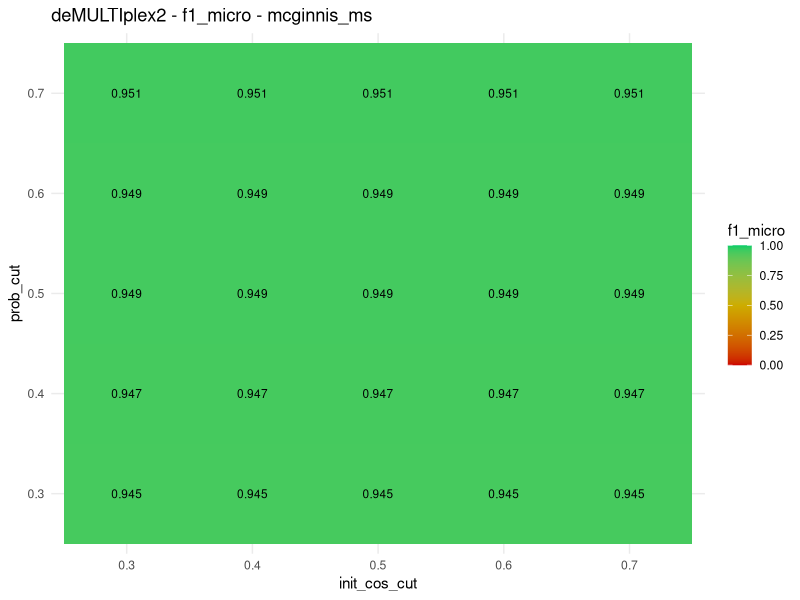
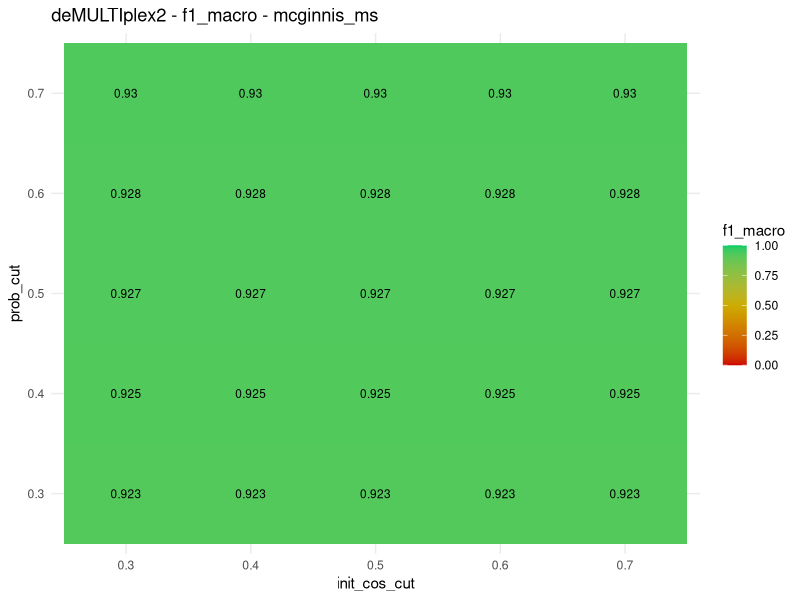
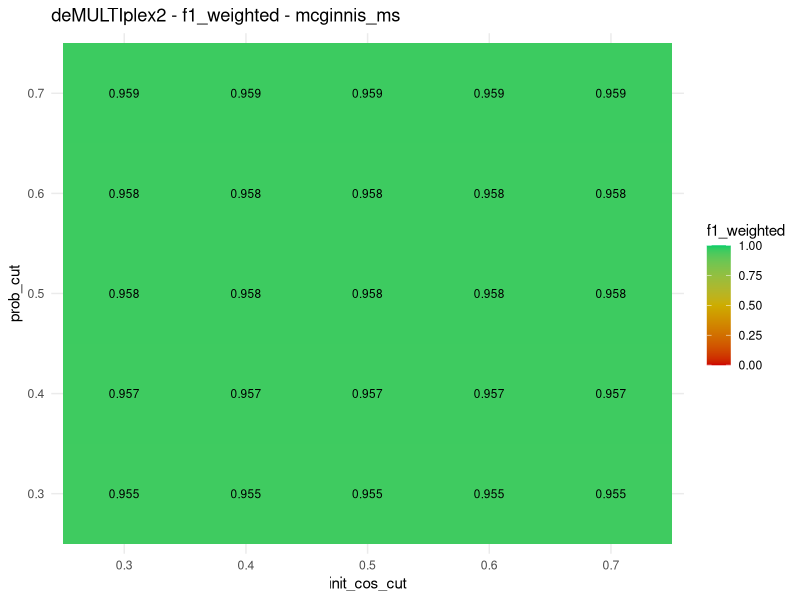
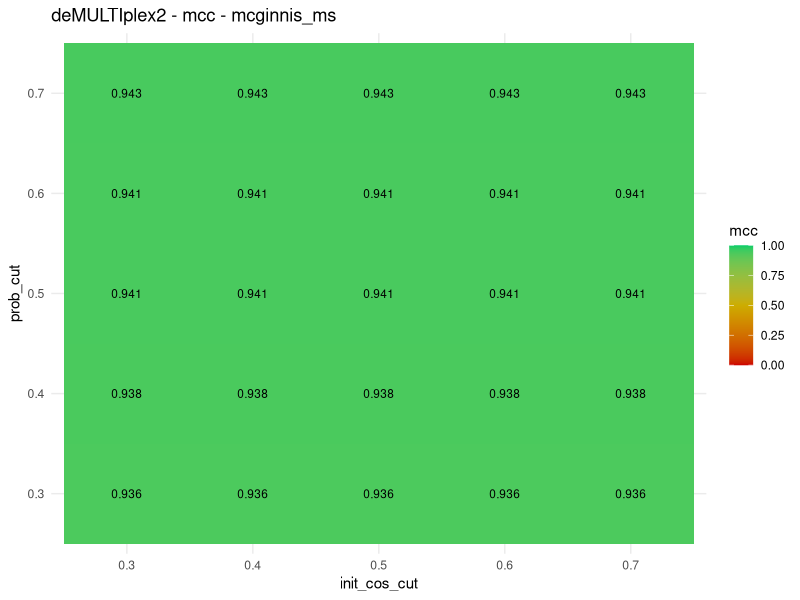
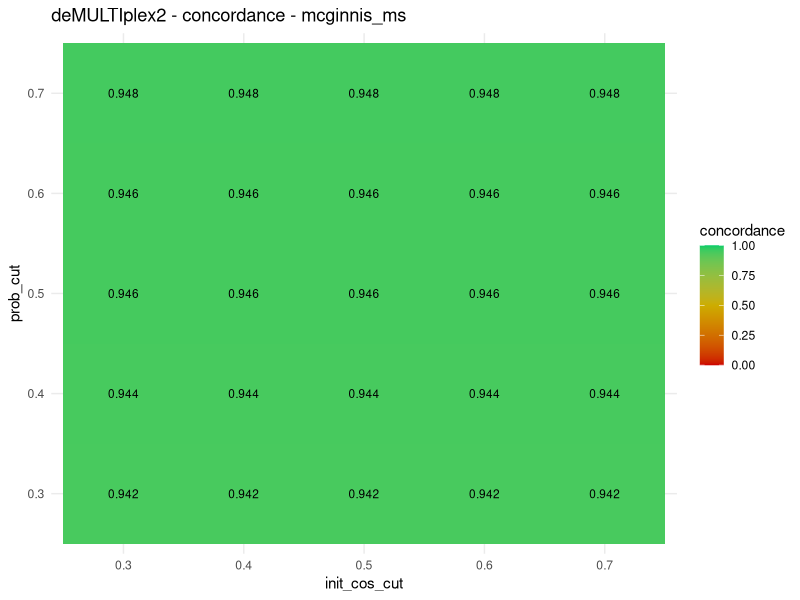
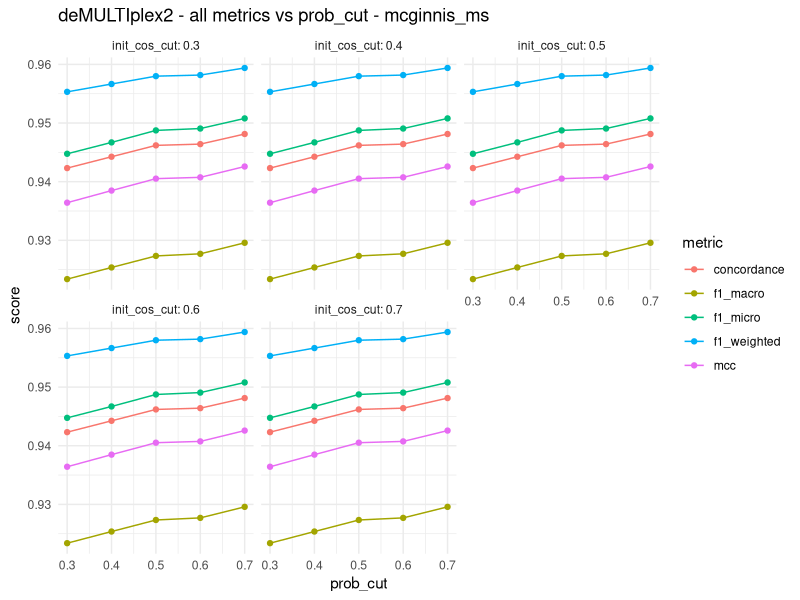
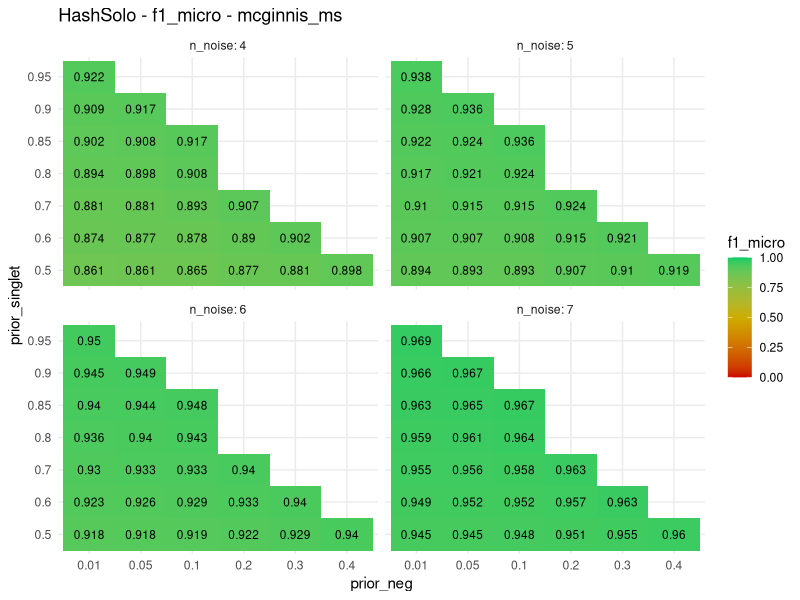
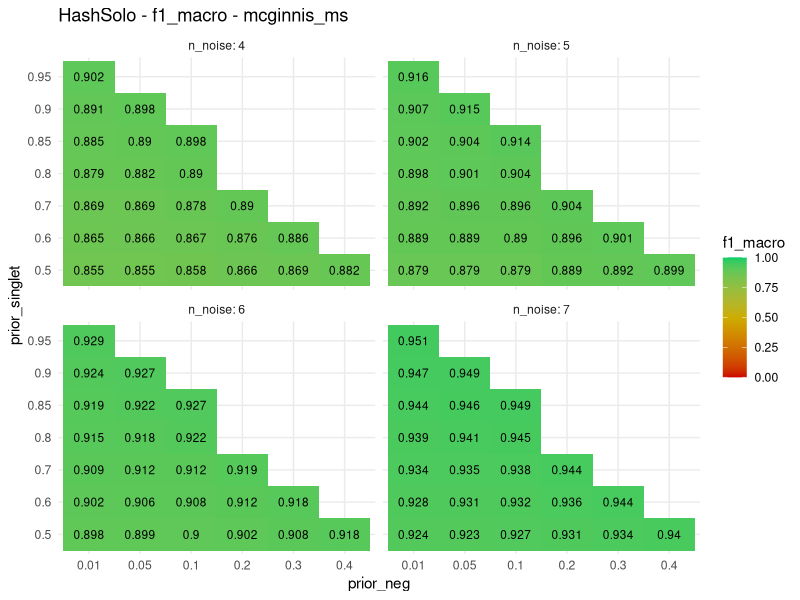

The R source for these figures, in order:
#Script to plot scores

# TO RUN:
#        conda activate demux-r
#        Rscript analysis/parameter_analysis/sensitivity_plot.R

library(ggplot2)
library(tidyverse)

#load results
dm2_ms_df <- read.csv('analysis/parameter_analysis/dm2_mcginnis_ms.csv')
dm2_ab_df <- read.csv('analysis/parameter_analysis/dm2_mcginnis_ab.csv')
hashsolo_ms_df <- read.csv('analysis/parameter_analysis/hashsolo_mcginnis_ms.csv')
hashsolo_ab_df <- read.csv('analysis/parameter_analysis/hashsolo_mcginnis_ab.csv')

dir.create('analysis/parameter_analysis/figures', recursive = TRUE, showWarnings = FALSE)

metrics <- c('f1_micro', 'f1_macro', 'f1_weighted', 'mcc', 'concordance')

plot_dm2_heatmaps <- function(df, dataset) {
  for (metric in metrics) {
    p <- ggplot(df, aes(x = factor(init_cos_cut), y = factor(prob_cut), fill = .data[[metric]])) +
      geom_tile() +
      geom_text(aes(label = round(.data[[metric]], 3)), size = 3) +
      scale_fill_gradient2(low = 'red3', mid = 'gold3', high = 'springgreen3',
                           midpoint = 0.5, limits = c(0, 1)) +
      labs(title = paste('deMULTIplex2 -', metric, '-', dataset),
           x = 'init_cos_cut', y = 'prob_cut') +
      theme_minimal()
    ggsave(paste0('analysis/parameter_analysis/figures/dm2_', metric, '_', dataset, '.pdf'), p)
    print(p)
  }
}

plot_dm2_lineplots <- function(df, dataset) {
  dm2_long <- df %>%
    pivot_longer(cols = c(f1_micro, f1_macro, f1_weighted, mcc, concordance),
                 names_to = 'metric', values_to = 'score')
  p <- ggplot(dm2_long, aes(x = prob_cut, y = score, color = metric, group = metric)) +
    geom_line() +
    geom_point() +
    facet_wrap(~ init_cos_cut, labeller = label_both) +
    labs(title = paste('deMULTIplex2 - all metrics vs prob_cut -', dataset),
         x = 'prob_cut', y = 'score') +
    theme_minimal()
  ggsave(paste0('analysis/parameter_analysis/figures/dm2_lineplots_', dataset, '.pdf'), p, width = 12, height = 8)
  print(p)
}

plot_hsolo_heatmaps <- function(df, dataset) {
  for (metric in metrics) {
    p <- ggplot(df, aes(x = factor(prior_neg), y = factor(prior_singlet), fill = .data[[metric]])) +
      geom_tile() +
      geom_text(aes(label = round(.data[[metric]], 3)), size = 3) +
      scale_fill_gradient2(low = 'red3', mid = 'gold3', high = 'springgreen3',
                           midpoint = 0.5, limits = c(0, 1)) +
      facet_wrap(~ n_noise, labeller = label_both) +
      labs(title = paste('HashSolo -', metric, '-', dataset),
           x = 'prior_neg', y = 'prior_singlet') +
      theme_minimal()
    ggsave(paste0('analysis/parameter_analysis/figures/hashsolo_', metric, '_', dataset, '.pdf'), p)
    print(p)
  }
}

plot_hsolo_lineplots <- function(df, dataset) {
  hashsolo_long <- df %>%
    pivot_longer(cols = c(f1_micro, f1_macro, f1_weighted, mcc, concordance),
                 names_to = 'metric', values_to = 'score')
  p <- ggplot(hashsolo_long, aes(x = prior_neg, y = score, color = metric, group = metric)) +
    geom_line() +
    geom_point() +
    facet_grid(n_noise ~ prior_singlet, labeller = label_both) +
    labs(title = paste('HashSolo - all metrics vs prior_neg -', dataset),
         x = 'prior_neg', y = 'score') +
    theme_minimal()
  ggsave(paste0('analysis/parameter_analysis/figures/hashsolo_lineplots_', dataset, '.pdf'), p, width = 14, height = 10)
  print(p)
}

# ---- mcginnis_ms ----
plot_dm2_heatmaps(dm2_ms_df, 'mcginnis_ms')
plot_dm2_lineplots(dm2_ms_df, 'mcginnis_ms')
plot_hsolo_heatmaps(hashsolo_ms_df, 'mcginnis_ms')
plot_hsolo_lineplots(hashsolo_ms_df, 'mcginnis_ms')

# ---- mcginnis_ab ----
plot_dm2_heatmaps(dm2_ab_df, 'mcginnis_ab')
plot_dm2_lineplots(dm2_ab_df, 'mcginnis_ab')
plot_hsolo_heatmaps(hashsolo_ab_df, 'mcginnis_ab')
plot_hsolo_lineplots(hashsolo_ab_df, 'mcginnis_ab')

message('Done :)')
